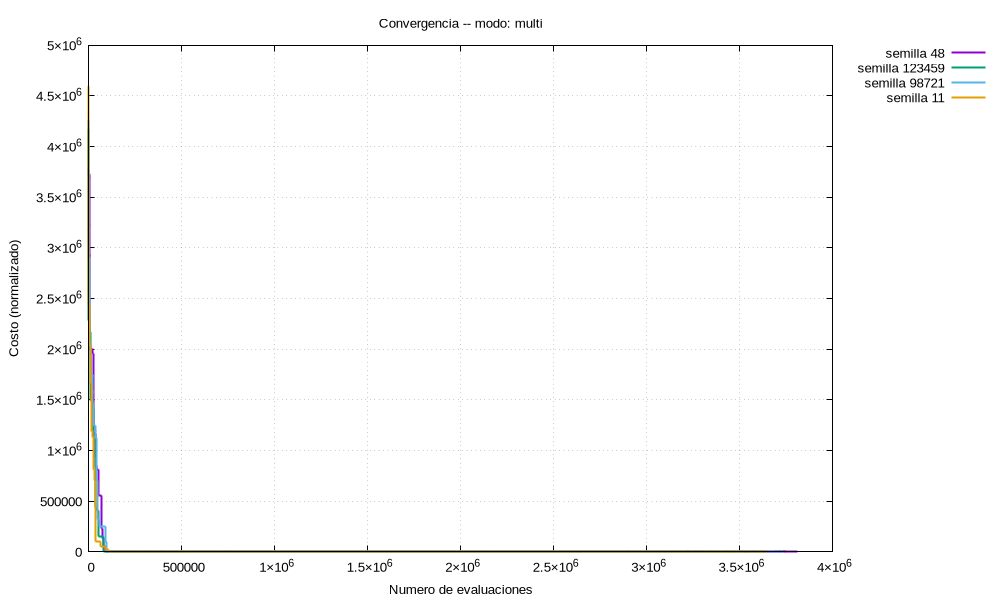

Generate this figure with gnuplot:
set terminal pngcairo size 1000,600 enhanced font 'Arial,10'
set output '/home/mafer/seminarioA/Heur-sticas-TSP/tsp-rs/graficas/convergencia_09-17_11-26-27.png'
set title 'Convergencia -- modo: multi'
set xlabel 'Numero de evaluaciones'
set ylabel 'Costo (normalizado)'
set grid
set key outside right
plot \
  '/home/mafer/seminarioA/Heur-sticas-TSP/tsp-rs/graficas/convergencia_09-17_11-26-27.dat' index 0 using 1:2 with steps lw 2 title 'semilla 48', \
  '/home/mafer/seminarioA/Heur-sticas-TSP/tsp-rs/graficas/convergencia_09-17_11-26-27.dat' index 1 using 1:2 with steps lw 2 title 'semilla 123459', \
  '/home/mafer/seminarioA/Heur-sticas-TSP/tsp-rs/graficas/convergencia_09-17_11-26-27.dat' index 2 using 1:2 with steps lw 2 title 'semilla 98721', \
  '/home/mafer/seminarioA/Heur-sticas-TSP/tsp-rs/graficas/convergencia_09-17_11-26-27.dat' index 3 using 1:2 with steps lw 2 title 'semilla 11'
